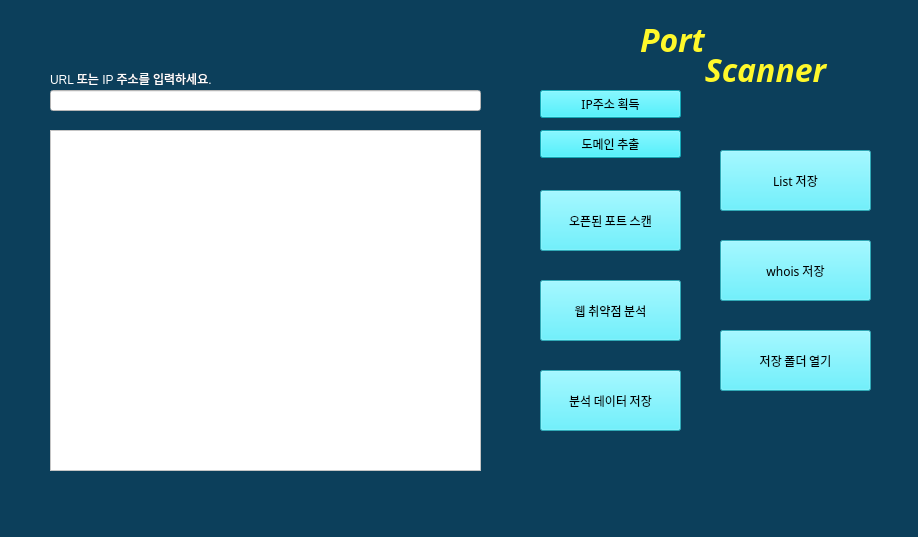
<?xml version="1.0" encoding="UTF-8"?>
<ui version="4.0">
 <class>MainWindow</class>
 <widget class="QMainWindow" name="MainWindow">
  <property name="geometry">
   <rect>
    <x>0</x>
    <y>0</y>
    <width>918</width>
    <height>537</height>
   </rect>
  </property>
  <property name="windowTitle">
   <string>MainWindow</string>
  </property>
  <property name="styleSheet">
   <string notr="true">background-color: rgb(12, 63, 91);</string>
  </property>
  <widget class="QWidget" name="centralwidget">
   <widget class="QLabel" name="in_url">
    <property name="geometry">
     <rect>
      <x>50</x>
      <y>70</y>
      <width>221</width>
      <height>16</height>
     </rect>
    </property>
    <property name="text">
     <string>&lt;html&gt;&lt;head/&gt;&lt;body&gt;&lt;p&gt;&lt;span style=&quot; color:#ffffff;&quot;&gt;URL 또는 IP 주소를 입력하세요.&lt;/span&gt;&lt;/p&gt;&lt;/body&gt;&lt;/html&gt;</string>
    </property>
   </widget>
   <widget class="QLineEdit" name="input_url">
    <property name="geometry">
     <rect>
      <x>50</x>
      <y>90</y>
      <width>431</width>
      <height>21</height>
     </rect>
    </property>
    <property name="styleSheet">
     <string notr="true">background-color: rgb(255, 255, 255);</string>
    </property>
   </widget>
   <widget class="QListView" name="output">
    <property name="geometry">
     <rect>
      <x>50</x>
      <y>130</y>
      <width>431</width>
      <height>341</height>
     </rect>
    </property>
    <property name="styleSheet">
     <string notr="true">background-color: rgb(255, 255, 255);</string>
    </property>
   </widget>
   <widget class="QPushButton" name="open_ptsc">
    <property name="geometry">
     <rect>
      <x>540</x>
      <y>190</y>
      <width>141</width>
      <height>61</height>
     </rect>
    </property>
    <property name="font">
     <font>
      <family>경기천년제목 Medium</family>
     </font>
    </property>
    <property name="styleSheet">
     <string notr="true">background-color: rgb(67, 237, 255);</string>
    </property>
    <property name="text">
     <string>오픈된 포트 스캔</string>
    </property>
   </widget>
   <widget class="QPushButton" name="data_sv">
    <property name="geometry">
     <rect>
      <x>540</x>
      <y>370</y>
      <width>141</width>
      <height>61</height>
     </rect>
    </property>
    <property name="font">
     <font>
      <family>경기천년제목 Medium</family>
     </font>
    </property>
    <property name="styleSheet">
     <string notr="true">background-color: rgb(67, 237, 255);</string>
    </property>
    <property name="text">
     <string>분석 데이터 저장</string>
    </property>
   </widget>
   <widget class="QPushButton" name="weak_sc">
    <property name="geometry">
     <rect>
      <x>540</x>
      <y>280</y>
      <width>141</width>
      <height>61</height>
     </rect>
    </property>
    <property name="font">
     <font>
      <family>경기천년제목 Medium</family>
     </font>
    </property>
    <property name="styleSheet">
     <string notr="true">background-color: rgb(67, 237, 255);</string>
    </property>
    <property name="text">
     <string>웹 취약점 분석</string>
    </property>
   </widget>
   <widget class="QLabel" name="main_title">
    <property name="geometry">
     <rect>
      <x>640</x>
      <y>20</y>
      <width>261</width>
      <height>71</height>
     </rect>
    </property>
    <property name="font">
     <font>
      <family>경기천년제목 Medium</family>
     </font>
    </property>
    <property name="text">
     <string>&lt;html&gt;&lt;head/&gt;&lt;body&gt;&lt;p&gt;&lt;span style=&quot; font-size:36pt; font-weight:600; font-style:italic; color:#fff82b; vertical-align:super;&quot;&gt;Port&lt;/span&gt;&lt;span style=&quot; font-size:36pt; font-weight:600; font-style:italic; color:#fff82b; vertical-align:sub;&quot;&gt;Scanner&lt;/span&gt;&lt;/p&gt;&lt;/body&gt;&lt;/html&gt;</string>
    </property>
   </widget>
   <widget class="QPushButton" name="opn_sv">
    <property name="geometry">
     <rect>
      <x>720</x>
      <y>330</y>
      <width>151</width>
      <height>61</height>
     </rect>
    </property>
    <property name="font">
     <font>
      <family>경기천년제목 Medium</family>
     </font>
    </property>
    <property name="styleSheet">
     <string notr="true">background-color: rgb(67, 237, 255);</string>
    </property>
    <property name="text">
     <string>저장 폴더 열기</string>
    </property>
   </widget>
   <widget class="QPushButton" name="sv_whois">
    <property name="geometry">
     <rect>
      <x>720</x>
      <y>240</y>
      <width>151</width>
      <height>61</height>
     </rect>
    </property>
    <property name="font">
     <font>
      <family>경기천년제목 Medium</family>
     </font>
    </property>
    <property name="styleSheet">
     <string notr="true">background-color: rgb(67, 237, 255);</string>
    </property>
    <property name="text">
     <string>whois 저장</string>
    </property>
   </widget>
   <widget class="QPushButton" name="sv_list">
    <property name="geometry">
     <rect>
      <x>720</x>
      <y>150</y>
      <width>151</width>
      <height>61</height>
     </rect>
    </property>
    <property name="font">
     <font>
      <family>경기천년제목 Medium</family>
     </font>
    </property>
    <property name="styleSheet">
     <string notr="true">background-color: rgb(67, 237, 255);</string>
    </property>
    <property name="text">
     <string>List 저장</string>
    </property>
   </widget>
   <widget class="QPushButton" name="btnok">
    <property name="geometry">
     <rect>
      <x>540</x>
      <y>130</y>
      <width>141</width>
      <height>28</height>
     </rect>
    </property>
    <property name="font">
     <font>
      <family>경기천년제목 Medium</family>
      <weight>50</weight>
      <bold>false</bold>
     </font>
    </property>
    <property name="styleSheet">
     <string notr="true">background-color: rgb(28, 237, 255);</string>
    </property>
    <property name="text">
     <string>도메인 추출</string>
    </property>
   </widget>
   <widget class="QPushButton" name="btnok_2">
    <property name="geometry">
     <rect>
      <x>540</x>
      <y>90</y>
      <width>141</width>
      <height>28</height>
     </rect>
    </property>
    <property name="font">
     <font>
      <family>경기천년제목 Medium</family>
     </font>
    </property>
    <property name="styleSheet">
     <string notr="true">background-color: rgb(28, 237, 255);</string>
    </property>
    <property name="text">
     <string>IP주소 획득</string>
    </property>
   </widget>
  </widget>
  <widget class="QMenuBar" name="menubar">
   <property name="geometry">
    <rect>
     <x>0</x>
     <y>0</y>
     <width>918</width>
     <height>26</height>
    </rect>
   </property>
  </widget>
  <widget class="QStatusBar" name="statusbar"/>
 </widget>
 <tabstops>
  <tabstop>input_url</tabstop>
  <tabstop>open_ptsc</tabstop>
  <tabstop>output</tabstop>
  <tabstop>data_sv</tabstop>
  <tabstop>weak_sc</tabstop>
 </tabstops>
 <resources/>
 <connections/>
</ui>
